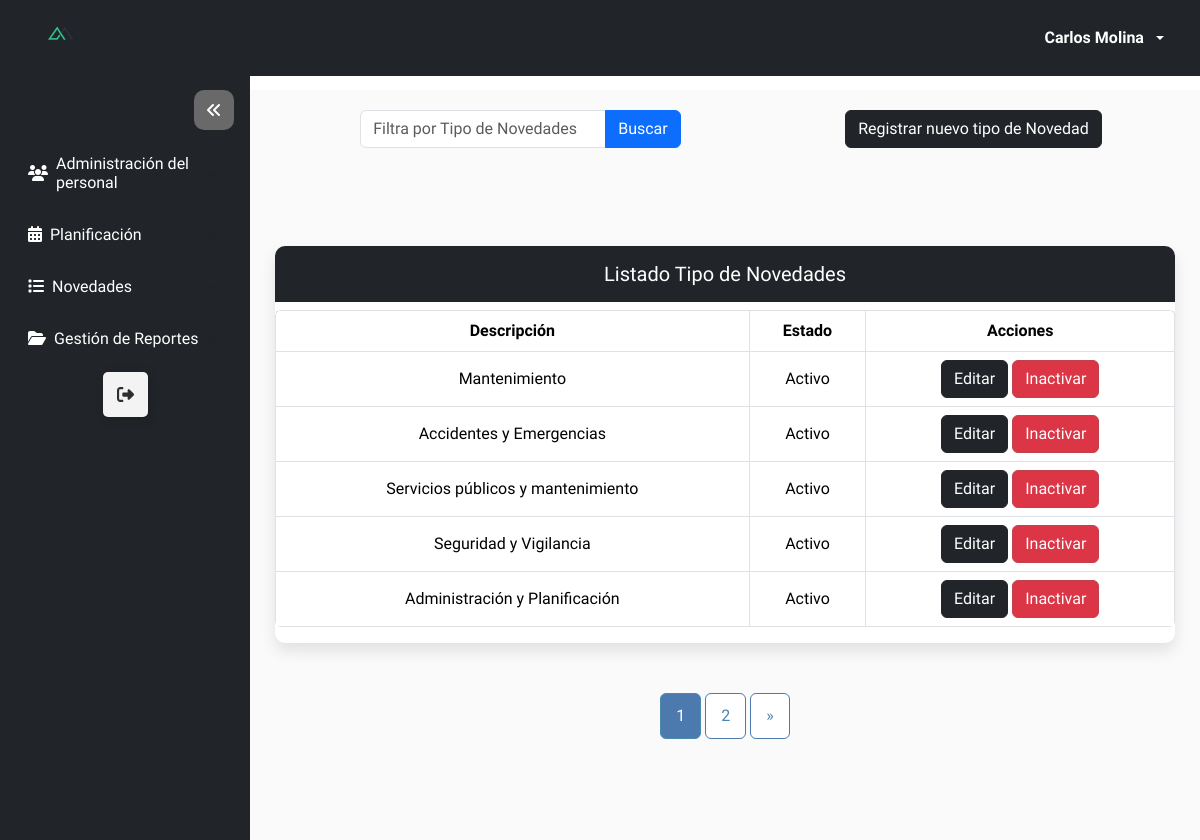
The page /novedad/inicio_tipoNov/ (signed in) on the database its author committed.
### Modulos/Login/models.py (models this page shows, shortened)
class Usuario(AbstractBaseUser, PermissionsMixin):
    username = models.CharField(max_length=15,unique=True)
    email = models.EmailField(unique=True, max_length=50)
    nombre = models.CharField(max_length = 15, blank = True, null = True)
    apellido = models.CharField(max_length = 15, blank = True, null = True)
    cedula = models.CharField(unique=True, max_length=10, null=True)
    estado = models.BooleanField(default=True)
    is_staff = models.BooleanField(default=False)  # Permitir el acceso al admin
    is_superuser = models.BooleanField(default=False)  #Acceso completo y sin restricciones, permitiendo cualquier acción.
    primera_sesion = models.BooleanField(default=True)
    fecha_creacion = models.DateTimeField(auto_now_add=True)
    fecha_modificacion = models.DateTimeField(auto_now=True)
    rol = models.ForeignKey('Rol', on_delete=models.SET_NULL, null=True, blank=True)
    objects = UsuarioManager()
    USERNAME_FIELD = 'username'

### Modulos/Coordinador/Novedad/models.py (models this page shows, shortened)
class TipoNovedad_Model(models.Model):
    descripcion = models.CharField(unique= True, max_length = 50)
    estado = models.BooleanField(default = True)

### Modulos/Coordinador/Novedad/views.py (the view)
# urls.py: path('inicio_tipoNov/', TipoNovedad_View.as_view(), name = 'inicio_tipoNov'),
class TipoNovedad_View(LoginRequiredMixin, RoleRequiredMixin, ListView):
    template_name = 'tipNov.html'
    model = TipoNovedad_Model
    required_role = 'Coordinador'
    context_object_name = 'tipNov'
    paginate_by = 5
    def get_context_data(self, **kwargs):
        context = super().get_context_data(**kwargs)
        context['dirurl'] = reverse('novedad:crear_tipNov')
        context['title_table'] = 'Listado Tipo de Novedades'
        context['dir_search'] = self.request.path
        context['query'] = self.request.GET.get('query','')
        return context
    def get_queryset(self):
        query = self.request.GET.get("query")
        if query:
            return self.model.objects.filter(descripcion__icontains=query)
        else:
            return self.model.objects.all()

### Modulos/Login/mixin.py (called while the page is built)
    def dispatch(self, request, *args, **kwargs):
        if not request.user.rol or request.user.rol.name != self.required_role:
            return redirect(reverse('login:acceso_restringido'))
        return super().dispatch(request, *args, **kwargs)

### Modulos/Login/utils.py (called while the page is built)
def configuracion_completa():
    rol = Rol.objects.filter(name='Coordinador', estado=True).exists()
    usuario_coordinador = Usuario.objects.filter(rol__name='Coordinador', estado=True).exists()
    return rol and usuario_coordinador

### Modulos/Coordinador/Novedad/templates/tipNov.html (shortened to what this page needs)
{% extends 'modulos.html' %}
{% load static %}
{% block search %}
<form action="{{ dir_search }}" method="GET">
    <div class="input-group container mb-3">
        <input type="text" class="form-control" name="query" value="{{ query }}"
        placeholder = "Filtra por Tipo de Novedades" aria-describedby="basic-addon2" />
        <button type="submit" class="btn btn-primary mr-1" id="idSearchSp">Buscar</button>
    </div>
</form>
{% endblock %}
{% block btnTitle %}
<a class="btn btn-dark btn-add" href="{{ dirurl }}">
    Registrar nuevo tipo de Novedad
</a>
{% endblock %}
{% block thead %}
<th> Descripción </th>
<th> Estado </th>
<th> Acciones </th>
{% endblock %}
{% block tbody %}
{% if tipNov %}
    {% for tpn in tipNov %}
    <tr>
        <td> {{ tpn.descripcion }} </td>
        {% if tpn.estado == True %}
            <td> Activo </td>
        {% else %}
            <td> Inactivo </td>
        {% endif %}
        <td>
            <a class="btn btn-dark" href="{% url 'novedad:editar_tipNov' tpn.id %}">
                Editar
            </a>
            <form action="{% url 'novedad:inactivar_activar_tipo_novedad' tpn.id %}" method="post" style="display: inline;">
                {% if tpn.estado %}
                <button type="submit" class="btn btn-danger">Inactivar</button>
                {% else %}
                <button type="submit" class="btn btn-success">Activar</button>
                {% endif %}
            </form>
        </td>
    </tr>
    {% endfor %}
{% else %}
    <tr>
        <td colspan="3">No existen tipos de novedades registradas </td>
    </tr>
{% endif %}
{% endblock %}

### templates/navbar.html (shortened to what this page needs)
{% load static %}
<nav class="navbar navbar-expand-lg navbar-dark bg-dark sticky-top">
    <div class="container-fluid">
        <a href="/" class="navbar-brand">
            <img src="{% static 'img/inci_manager.png' %}" class="mx-4" width="50px">
        </a>
        <div class="collapse navbar-collapse justify-content-end" id="navbarContent">
            <ul class="navbar-nav mb-2 mb-lg-0">
                <li class="nav-item dropdown mx-3 my-auto">
                    <a class="nav-link dropdown-toggle text-white d-flex align-items-center" href="#" role="button"
                        data-bs-toggle="dropdown" aria-expanded="false">
                        <span class="me-2"><b>{{ nombre }} {{ apellido }}</b></span>
                    </a>
                </li>
            </ul>
        </div>
    </div>
</nav>

### static/css/style.css (style rules this page uses)
:root { --bg-color: #FAFAFA; --sidebar-bg: rgb(18, 23, 30); --sidebar-hover-bg: beige; --sidebar-text-color: white; --sidebar-hover-text: black; --arrow-bg: dimgrey; --arrow-hover-bg: rgb(218, 218, 218); --arrow-hover-color: #12171e; --transition-speed: 0.5s; }

### static/css/style_tabla.css (style rules this page uses)
.table td, .table th { vertical-align: middle; }
.table th, td { padding: 40px; text-align: center; }

### rows shown on the page
Usuario: nombre "Carlos", apellido "Molina"
TipoNovedad_Model: descripcion "Mantenimiento", estado "Activo"
TipoNovedad_Model: descripcion "Accidentes y Emergencias", estado "Activo"
TipoNovedad_Model: descripcion "Servicios públicos y mantenimiento", estado "Activo"
TipoNovedad_Model: descripcion "Seguridad y Vigilancia", estado "Activo"
TipoNovedad_Model: descripcion "Administración y Planificación", estado "Activo"

### other values the page prints
{{ title_table }} "Listado Tipo de Novedades"
{{ num }} "1" "2"
